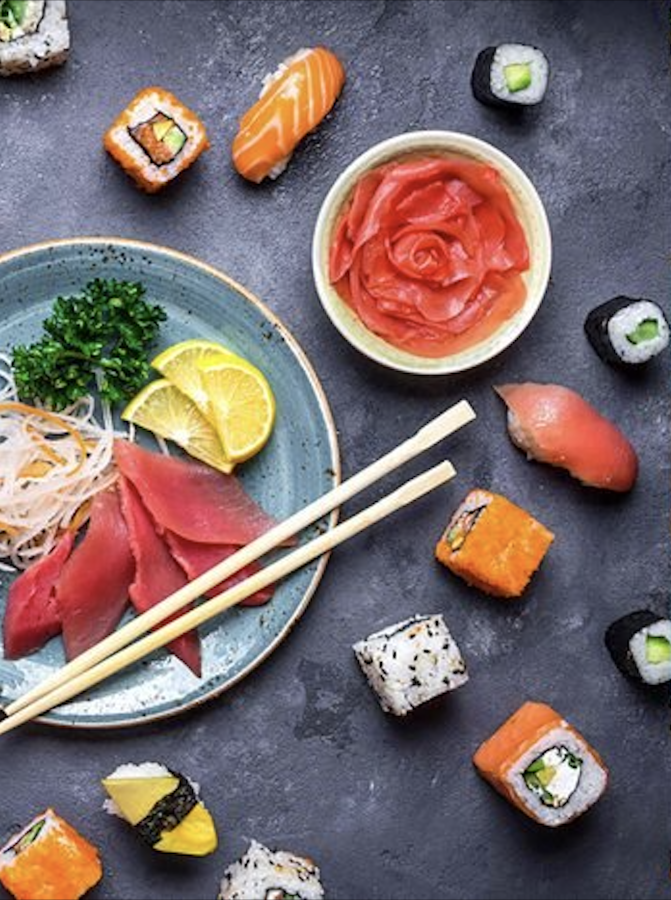
#> input picture left.png, 1342 x 1800 px (shown at 1/2 size)
$ jupyter execute Difference_In_Images.ipynb
#> lines starting #> are read from the running program, lines starting #| are printed output that depends on the picture; after the words box and inside, x2 and y2 are one past the last pixel; in counts of white or black regions, pixels touching at a corner belong together
#Spot Difference between two Images

Setting the dev up

[cell 1]
from skimage.metrics import structural_similarity
import cv2
import numpy as np
import matplotlib.pyplot as plt
from skimage import io

[cell 2]
# Load images
before = io.imread('left.png')
#> before is the input picture: shape (1800, 1342, 4); mean R, G, B, A 124.2, 108, 108.2, 255
after = io.imread('right.png')
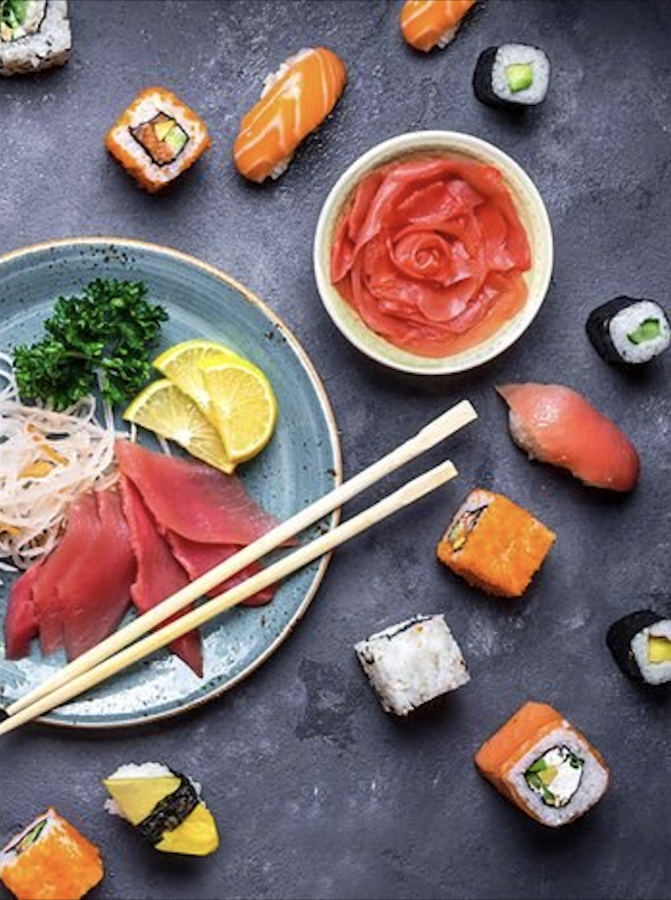
#> input picture right.png, 1342 x 1800 px (shown at 1/2 size)
#> after is the input picture: shape (1800, 1342, 4); mean R, G, B, A 124.5, 107.8, 107.9, 255
plt.figure(figsize=(10,10))
plt.subplot(121)
plt.imshow(before)
plt.subplot(122)
plt.imshow(after)

[cell 3]
before_gray = cv2.cvtColor(before, cv2.COLOR_BGR2GRAY)
after_gray = cv2.cvtColor(after, cv2.COLOR_BGR2GRAY)

(score, diff) = structural_similarity(before_gray, after_gray, full=True)
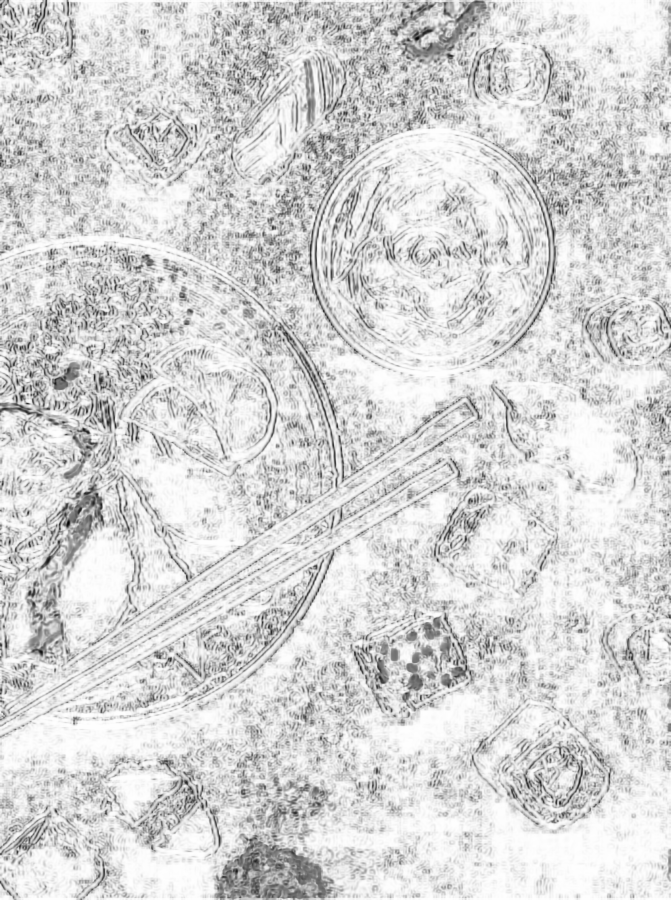
#> diff: shape (1800, 1342) float64 (shown at 1/2 size); min -0.796, max 1, mean 0.711; drawn with min black and max white
#> score = 0.711
print("Image Similarity: {:.4f}%".format(score * 100))
#| Image Similarity: 71.0636%

[cell 4]
diff = (diff * 255).astype("uint8")
diff_box = cv2.merge([diff, diff, diff])

thresh = cv2.threshold(diff, 0, 255, cv2.THRESH_BINARY_INV | cv2.THRESH_OTSU)[1]
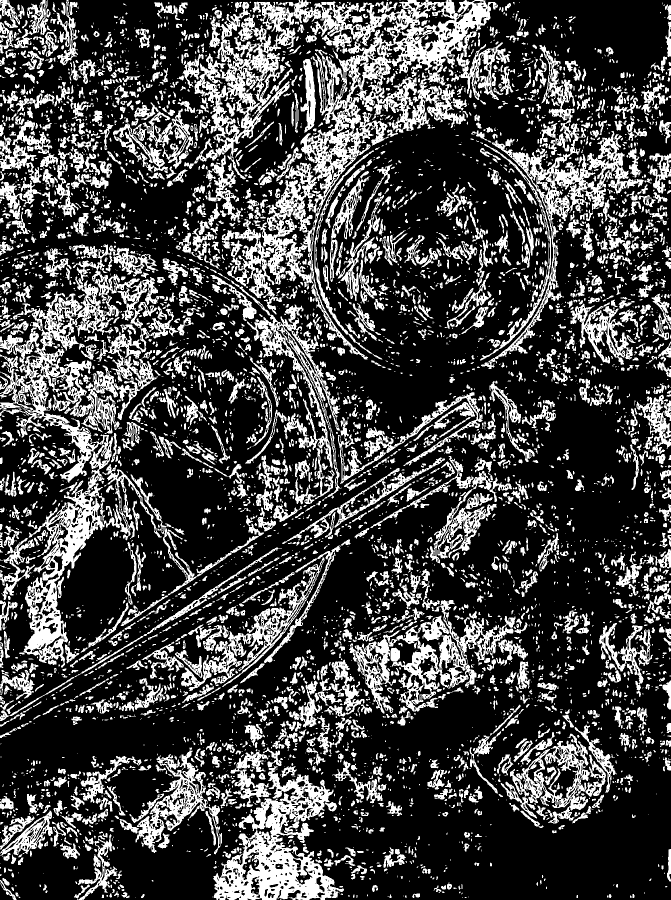
#> thresh: shape (1800, 1342) (shown at 1/2 size); 27.1% white; 5837 white regions (3463 under 20 px)
contours = cv2.findContours(thresh, cv2.RETR_EXTERNAL, cv2.CHAIN_APPROX_SIMPLE)
#> contours = 5617 contours, 3881 with area under 20; largest, box (x1, y1, x2, y2) and area: (368, 0, 996, 719) 115488, (0, 489, 357, 1336) 75473, (426, 1531, 688, 1800) 33022, (698, 1200, 1031, 1427) 24421, (962, 90, 1288, 738) 22685
contours = contours[0] if len(contours) == 2 else contours[1]

mask = np.zeros(before.shape, dtype='uint8')
filled_after = after.copy()

for c in contours:
    area = cv2.contourArea(c)
    if area > 40:
        x,y,w,h = cv2.boundingRect(c)
        cv2.rectangle(before, (x, y), (x + w, y + h), (36,255,12), 2)
        cv2.rectangle(after, (x, y), (x + w, y + h), (36,255,12), 2)
        cv2.rectangle(diff_box, (x, y), (x + w, y + h), (36,255,12), 2)
        cv2.drawContours(mask, [c], 0, (255,255,255), -1)
        cv2.drawContours(filled_after, [c], 0, (0,255,0), -1)
#> this loop made 5617 passes
#> (area, x, y, w, h) on passes 26, 32, 46, 47, 48, 58, 68, 73, 83, 92, 96, 113: (69.5, 824, 1787, 16, 9), (71, 243, 1784, 16, 12), (48, 867, 1771, 16, 15), (48.5, 882, 1770, 10, 9), (74.5, 744, 1770, 12, 14), (80.5, 894, 1767, 10, 12), (202, 0, 1760, 33, 40), (93.5, 5, 1756, 14, 15), (48, 702, 1748, 9, 11), (47, 232, 1741, 12, 17), (102.5, 844, 1737, 17, 11), (178, 702, 1731, 32, 18)
#> area on passes 24, 25, 28, 30, 35, 51: 22.5, 25.5, 21, 27.5, 31.5, 28.5
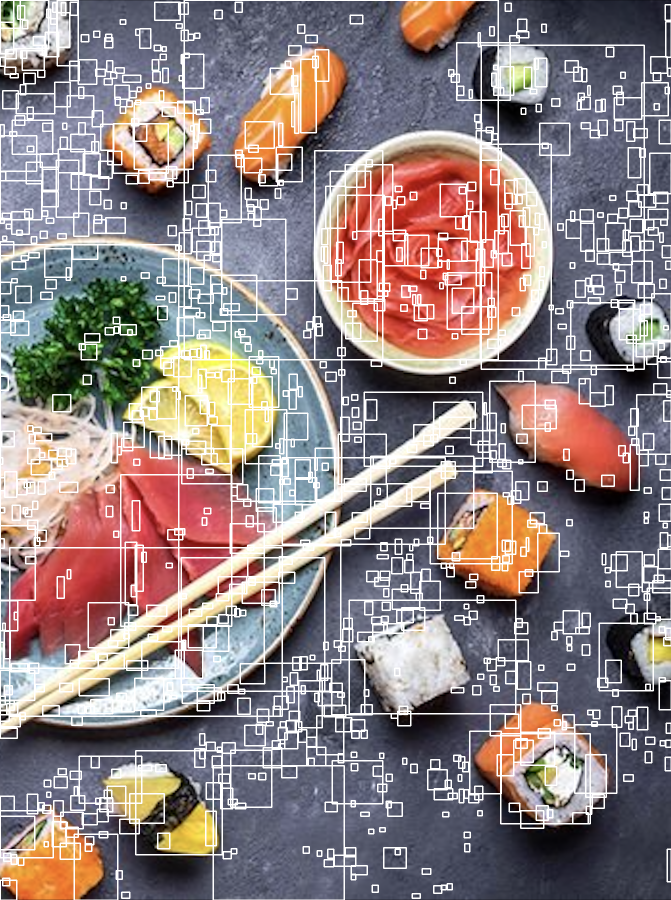
#> after: shape (1800, 1342, 4) (shown at 1/2 size); 14.4% of pixels changed, all inside (x1, y1, x2, y2) = (0, 0, 1342, 1800); transparent parts drawn white
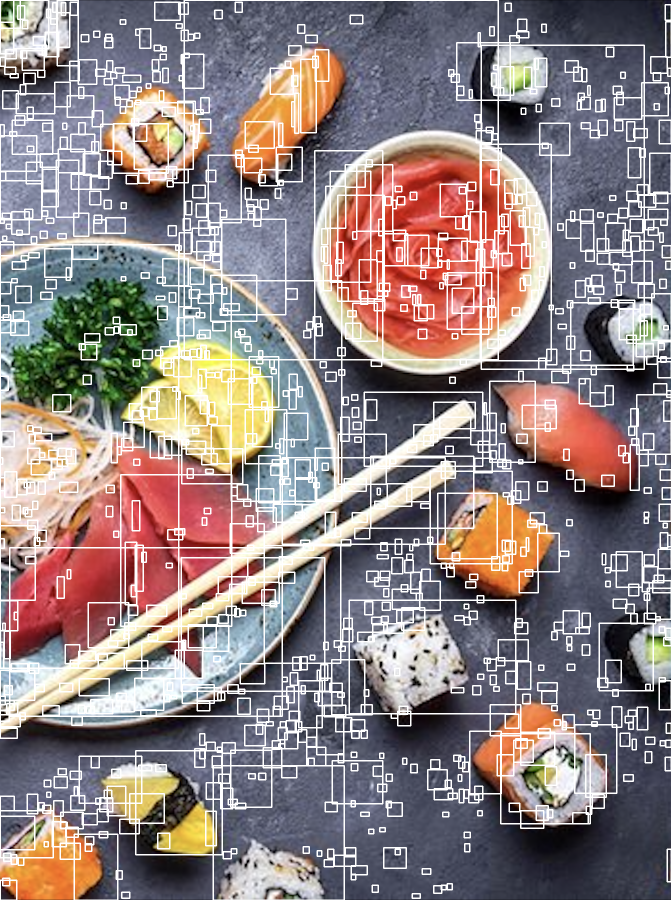
#> before: shape (1800, 1342, 4) (shown at 1/2 size); 14.4% of pixels changed, all inside (x1, y1, x2, y2) = (0, 0, 1342, 1800); transparent parts drawn white
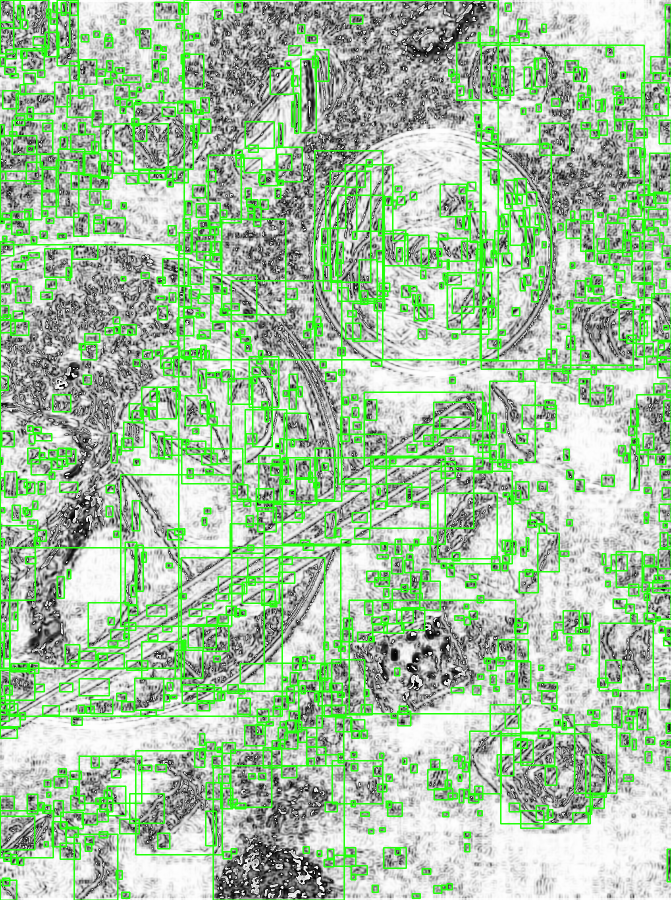
#> diff_box: shape (1800, 1342, 3) (shown at 1/2 size); mean of channels 0, 1, 2 164, 195.5, 160.5; drawn as R, G, B
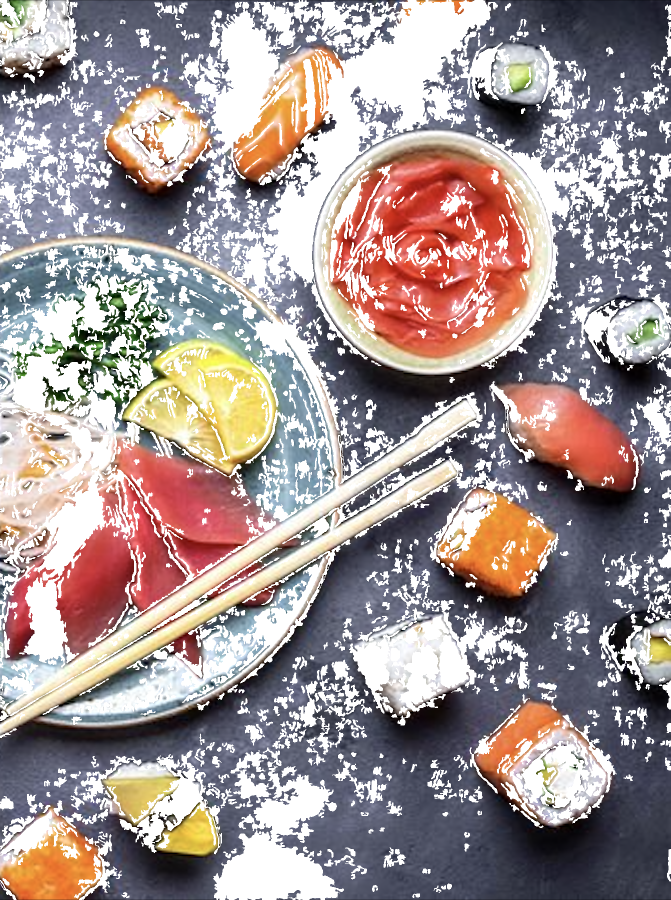
#> filled_after: shape (1800, 1342, 4) (shown at 1/2 size); mean R, G, B, A 88.6, 148.1, 74.6, 181.9; transparent parts drawn white

plt.figure(figsize=(15,15))
plt.subplot(321)
plt.imshow(before)
plt.title('1st Image with differences')
plt.subplot(322)
plt.imshow(after)
plt.title('2nd Image with difference')
plt.subplot(323)
plt.imshow(diff)
plt.title('All the differences highlighted')
plt.subplot(324)
plt.imshow(diff_box)
plt.title('Differences found converted to grayscale')
plt.subplot(325)
plt.imshow(mask)
plt.title('Thresholded Image')
plt.subplot(326)
plt.imshow(filled_after)
plt.title('All the missing parts highlighted in 2nd Image')
